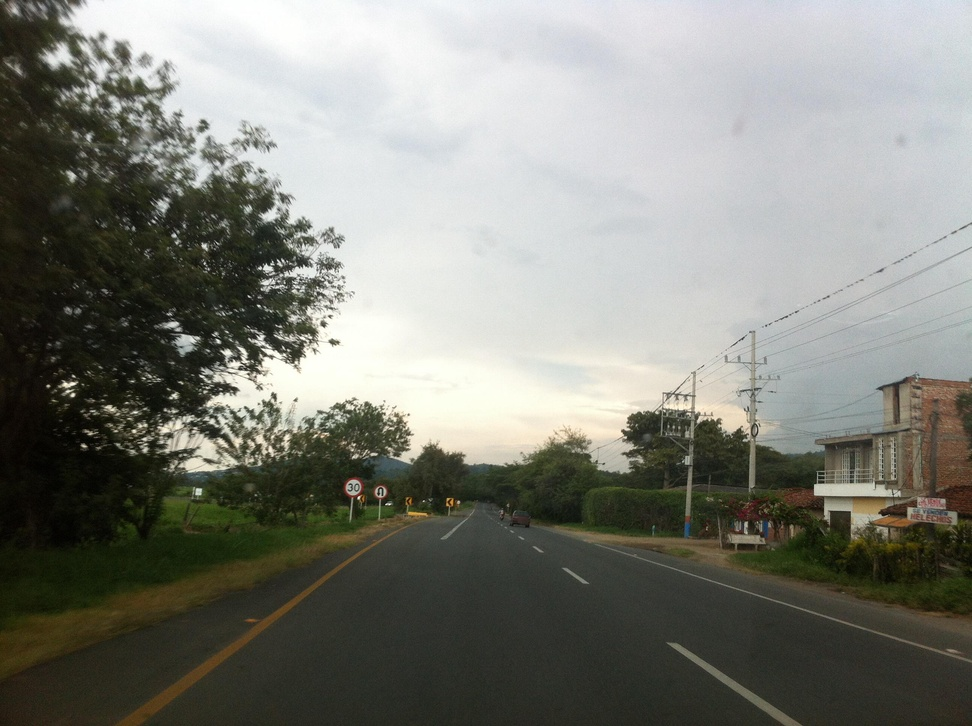
#> input picture road_signs/retrieval_images/mapillary/complementary--chevron-left--g1-13__6YwEZ-o0N1KMcljNCdDcTQ.jpg, 972 x 726 px, shrunk from 2592 x 1936 before the run
$ python -i detection.py   (imports and definitions only)
#> lines starting #> are read from the running program, lines starting #| are printed output that depends on the picture; after the words box and inside, x2 and y2 are one past the last pixel; in counts of white or black regions, pixels touching at a corner belong together
from typing import List

import cv2
import numpy as np

MIN_THRESHOLD = 150
SQUARE_THRESHOLD = 10
Y_MARGIN_PERC = 20


# [2 lines that did not run here, left out]


# [2 lines that did not run here, left out]


# [5 lines that did not run here, left out]


def get_squares(file_path) -> List[np.ndarray]:
    image = cv2.imread(file_path)
#> image is the input picture: shape (726, 972, 3); mean B, G, R 121, 128.7, 127.7
    squares = []

    # Convert to grayscale
    gray = cv2.cvtColor(image, cv2.COLOR_BGR2GRAY)
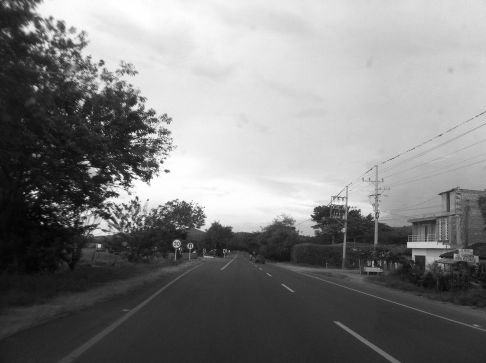
#> gray: shape (726, 972) (shown at 1/2 size); min 0, max 255, mean 127.5

    # Threshold with 150 as minumim value -> one of the most critical point
    _, thresh = cv2.threshold(gray, MIN_THRESHOLD, 255, cv2.THRESH_BINARY)
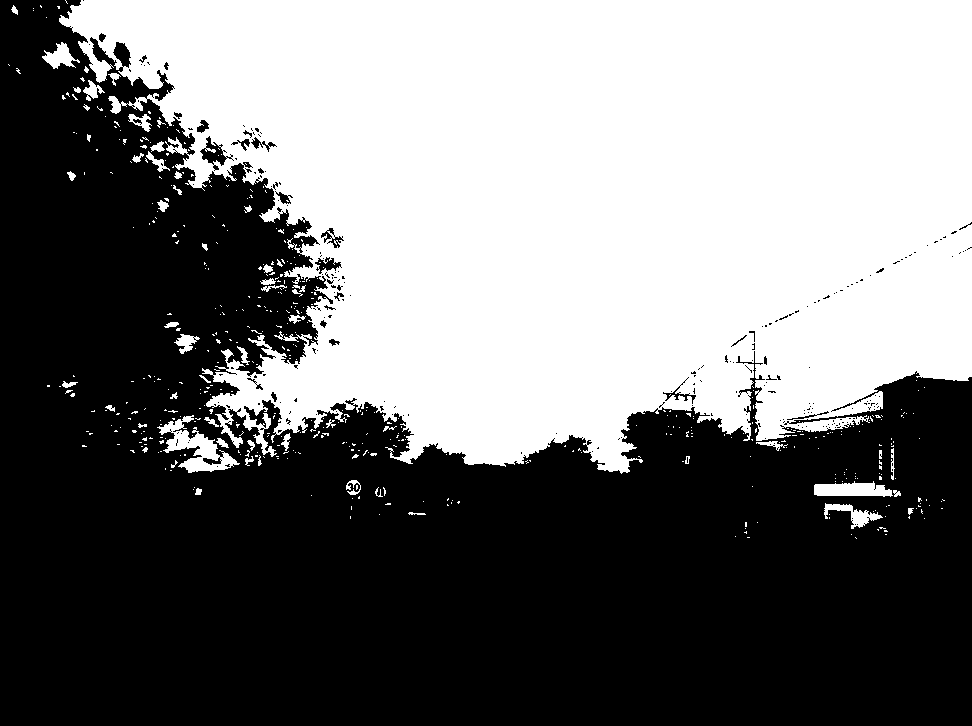
#> thresh: shape (726, 972); 46.3% white; 505 white regions (447 under 20 px), largest, box (x1, y1, x2, y2) and area: (59, 0, 972, 474) 318229, (157, 415, 240, 473) 1723, (814, 481, 893, 497) 914

    # Opening is just another name of erosion followed by dilation.
    kernel = cv2.getStructuringElement(cv2.MORPH_RECT, (8, 8))
    close = cv2.morphologyEx(thresh, cv2.MORPH_OPEN, kernel)
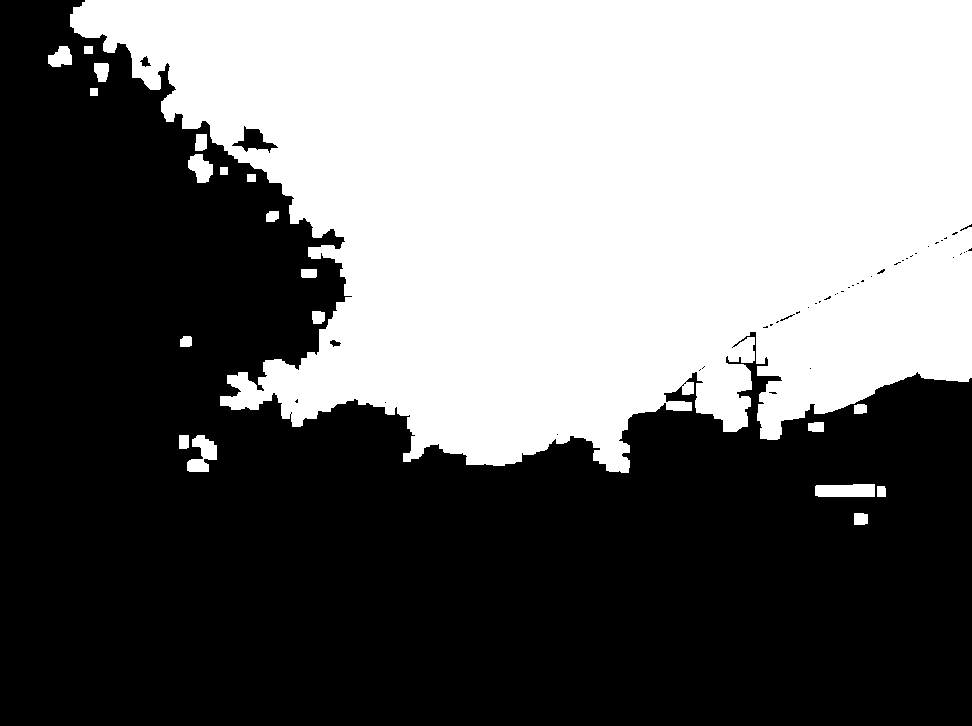
#> close: shape (726, 972); 44.1% white; 20 white regions, largest, box (x1, y1, x2, y2) and area: (70, 0, 972, 473) 307029, (815, 484, 875, 497) 738, (187, 435, 217, 472) 662

    # Median blur filter
    blur = cv2.medianBlur(close, 5)
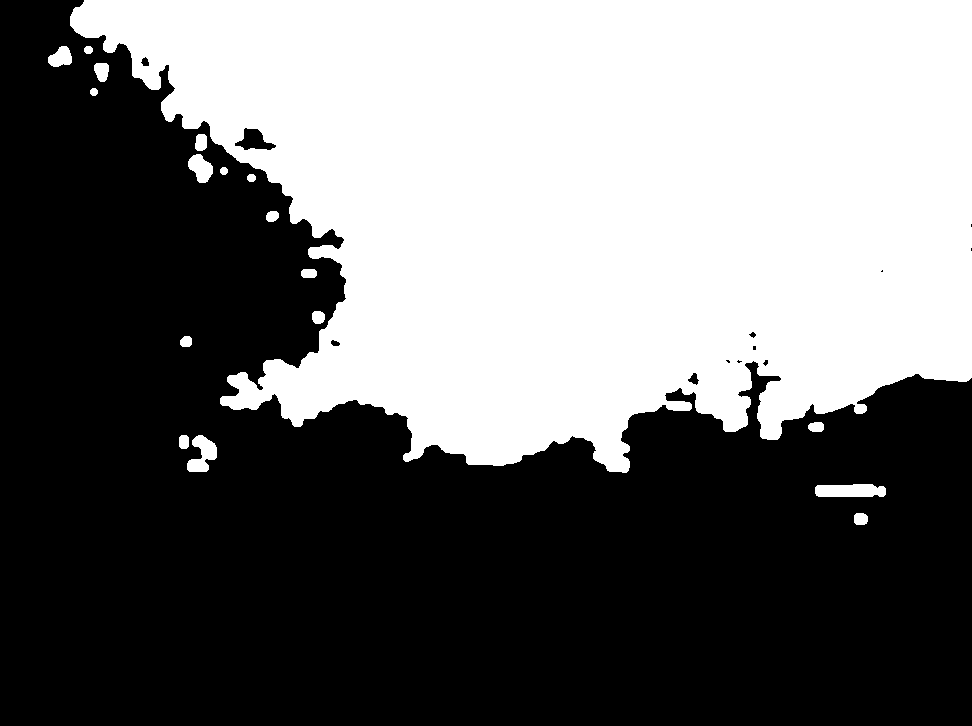
#> blur: shape (726, 972); 44.1% white; 18 white regions

    # Second parameter is the hierarchy, which is deleted
    contours, _ = cv2.findContours(blur, cv2.RETR_LIST, cv2.CHAIN_APPROX_SIMPLE)
#> contours = 28 contours, 4 with area under 20; largest, box (x1, y1, x2, y2) and area: (70, 0, 972, 473) 306534, (815, 484, 886, 497) 754, (187, 435, 217, 472) 594, (234, 127, 277, 151) 538, (188, 154, 213, 183) 435

    for i, contour in enumerate(contours):
        # findcontour detects whole image as shape
        if i == 0:
            continue

        # cv2.approxPloyDP() function to approximate the shape
        # https://docs.opencv.org/4.x/d3/dc0/group__imgproc__shape.html#ga0012a5fdaea70b8a9970165d98722b4c
        approx = cv2.approxPolyDP(contour, 0.1 * cv2.arcLength(contour, True), True)

        if len(approx) == 4:
            rect = cv2.minAreaRect(contour)
            box = cv2.boxPoints(rect)
            box = np.int0(box)
            first, second, third, _ = box

            if is_square(first, third) and side_length(first, second) > 5 and is_located_middle_upper_y(image, first):
                squares.append(image[first[1]:second[1], first[0]:third[0]])
#> this loop made 4 passes
#> (approx, rect, box) on pass 4: ([[181, 435], [179, 446], [186, 448], [188, 437]], ((183.5, 441.5), (13, 9), -90), [[188, 448], [179, 448], [179, 435], [188, 435]])
#> after the loop, squares = []

    return squares

#> (the run stopped early here; a loop or call above may not have finished)

$ run again, on road_signs/retrieval_images/mapillary/complementary--chevron-left--g1-16__7F-jmD0uWiTztskDaAZOdA.jpg
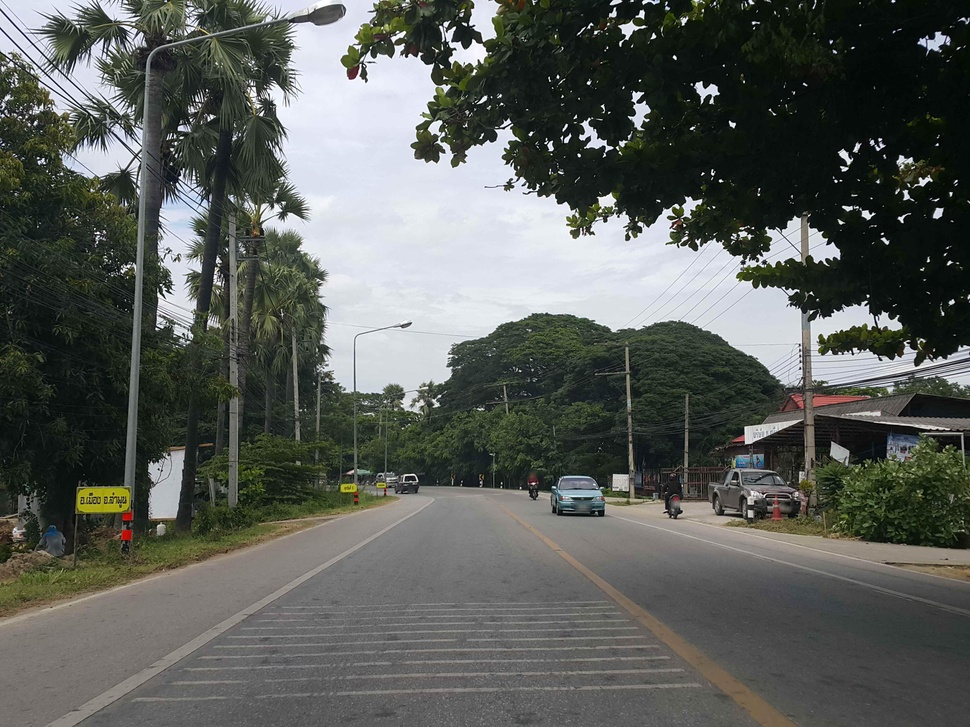
#> input picture road_signs/retrieval_images/mapillary/complementary--chevron-left--g1-16__7F-jmD0uWiTztskDaAZOdA.jpg, 970 x 727 px, shrunk from 3984 x 2988 before the run
#> in get_squares, image is the input picture: shape (727, 970, 3); mean B, G, R 89.6, 94.1, 90.8
#> in get_squares, `_, thresh = cv2.threshold(gray, MIN_THRESHOLD, 255, cv2.THRESH_BINARY)`:
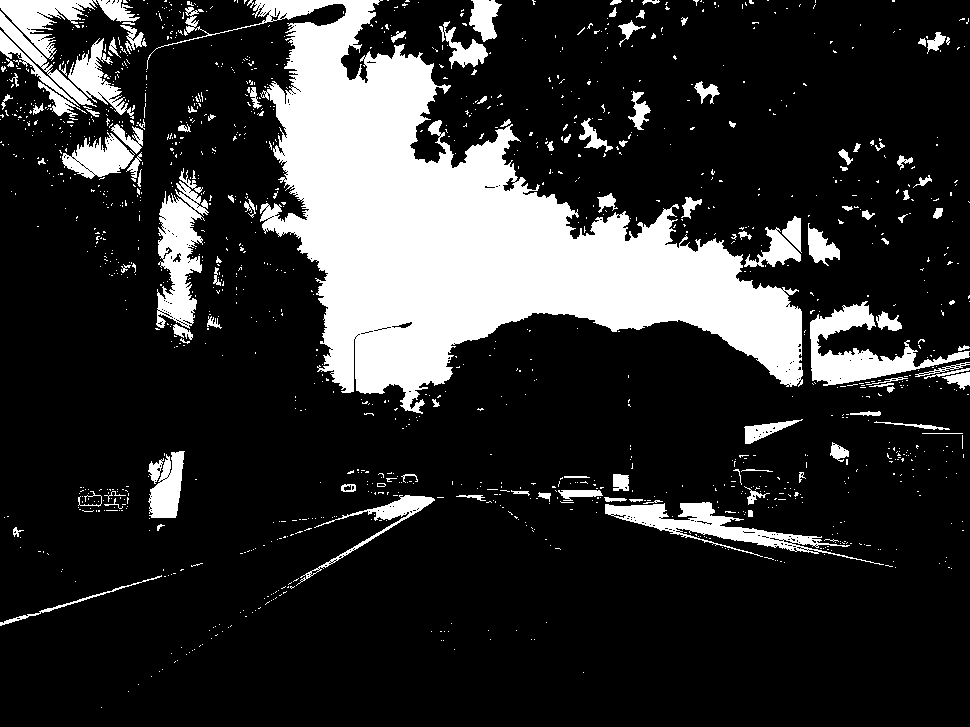
#> thresh: shape (727, 970); 18.9% white; 1323 white regions (1205 under 20 px), largest, box (x1, y1, x2, y2) and area: (146, 0, 803, 414) 91771, (156, 168, 209, 329) 4348, (810, 301, 970, 386) 4344
#> close: shape (727, 970); 15.3% white; 41 white regions, largest, box (x1, y1, x2, y2) and area: (262, 0, 803, 394) 87422, (812, 354, 914, 385) 2215, (606, 505, 767, 546) 2038
#> in get_squares, `blur = cv2.medianBlur(close, 5)`:
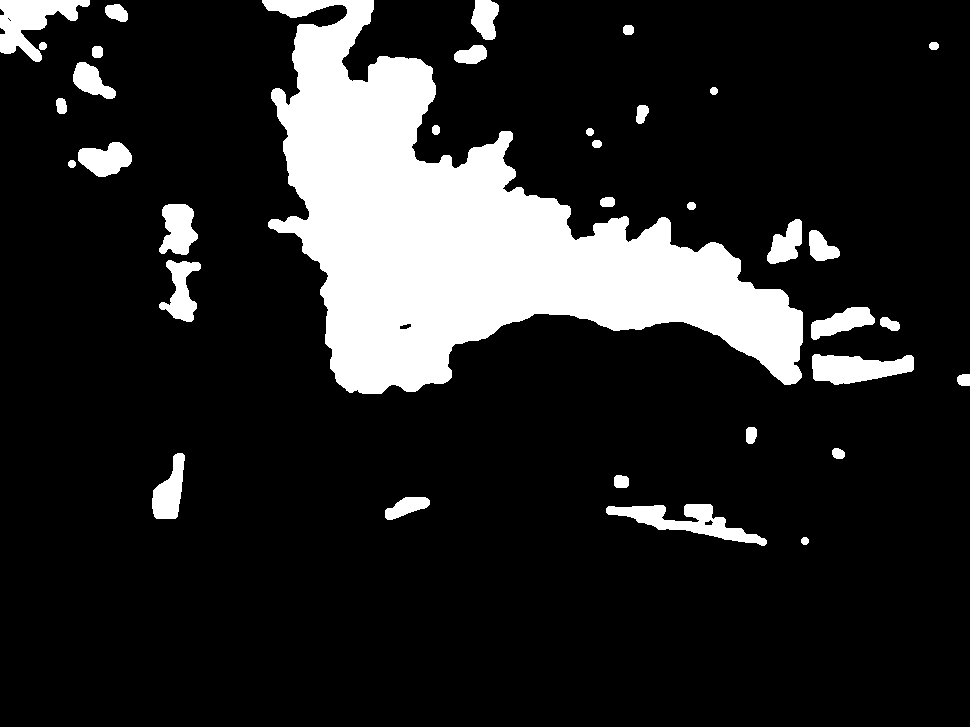
#> blur: shape (727, 970); 15.3% white; 35 white regions
#> contours = 40 contours, 3 with area under 20; largest, box (x1, y1, x2, y2) and area: (262, 0, 803, 394) 86501, (0, 0, 90, 62) 2504, (606, 504, 767, 546) 2310, (812, 354, 914, 385) 2090, (159, 204, 198, 255) 1330
#> the loop in get_squares, `for i, contour in enumerate(contours):` made 2 passes
#> (approx, rect, box) on pass 2: ([[713, 522], [711, 525], [704, 524], [710, 519]], ((708.5, 522), (6, 9), -90), [[713, 525], [704, 525], [704, 519], [713, 519]])
#> after the loop in get_squares, `for i, contour in enumerate(contours):`: squares = []

$ run again, on road_signs/retrieval_images/mapillary/complementary--chevron-right--g1-10__7qzgsbN-1WL9Z7TrXQVPGw.jpg
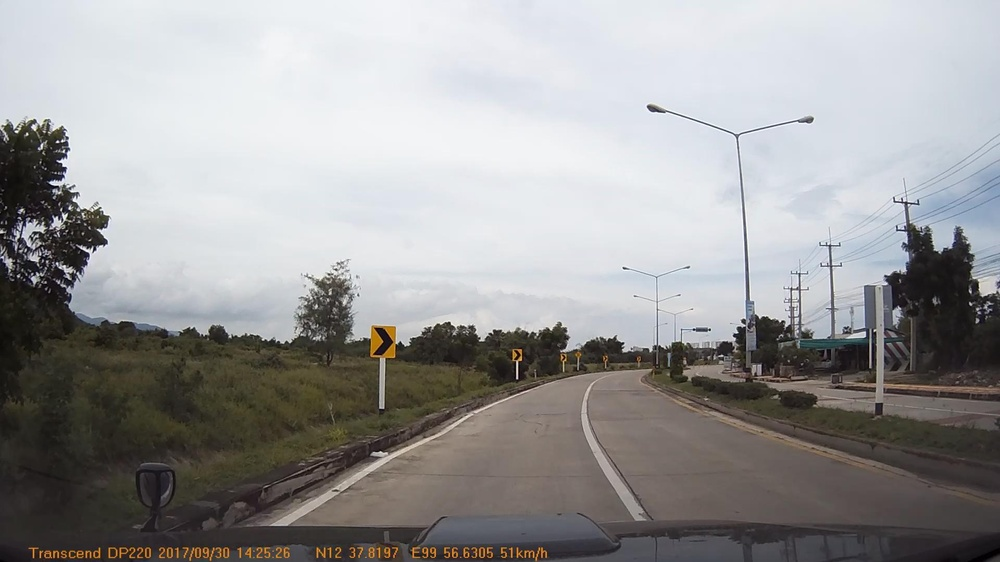
#> input picture road_signs/retrieval_images/mapillary/complementary--chevron-right--g1-10__7qzgsbN-1WL9Z7TrXQVPGw.jpg, 1000 x 562 px, shrunk from 1920 x 1080 before the run
#> in get_squares, image is the input picture: shape (562, 1000, 3); mean B, G, R 153, 152.9, 153.6
#> in get_squares, `_, thresh = cv2.threshold(gray, MIN_THRESHOLD, 255, cv2.THRESH_BINARY)`:
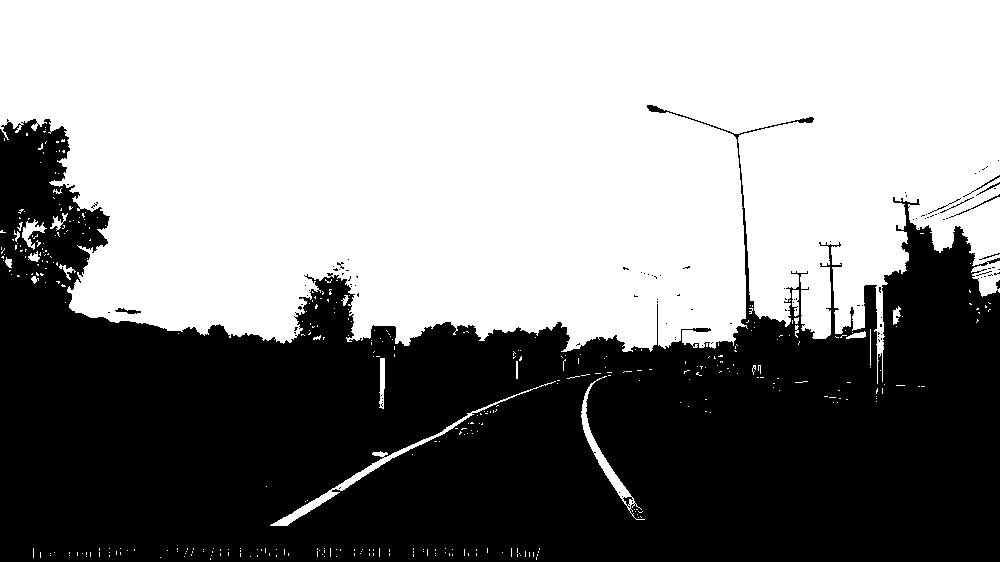
#> thresh: shape (562, 1000); 54.6% white; 106 black regions (96 under 20 px), largest, box (x1, y1, x2, y2) and area: (0, 105, 1000, 562) 254365, (115, 308, 141, 314) 78, (949, 194, 1000, 218) 77
#> close: shape (562, 1000); 53.1% white; 18 black regions (17 under 20 px), largest, box (x1, y1, x2, y2) and area: (0, 106, 1000, 562) 263356
#> in get_squares, `blur = cv2.medianBlur(close, 5)`:
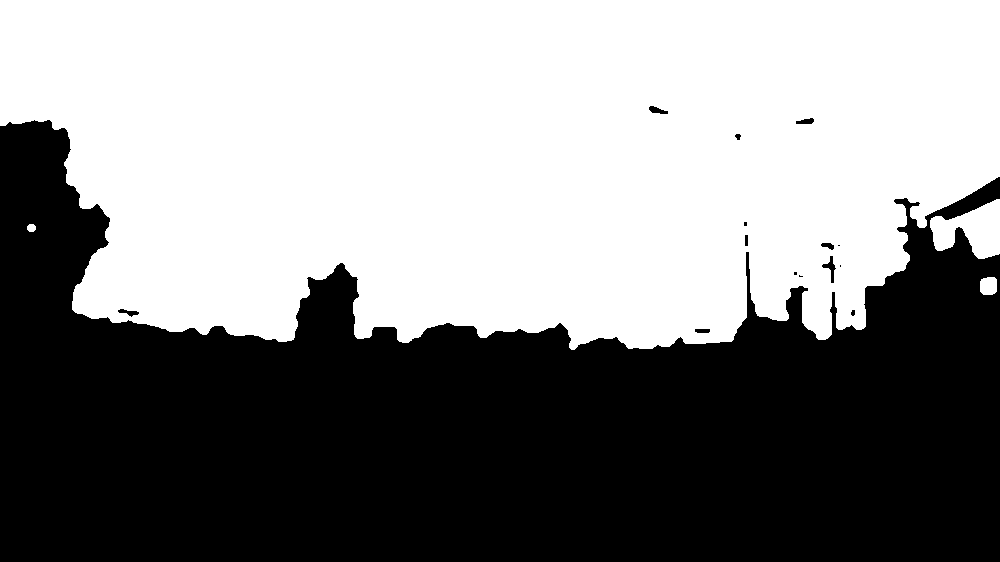
#> blur: shape (562, 1000); 53.2% white; 15 black regions (5 under 20 px)
#> contours = 18 contours, 5 with area under 20; largest, box (x1, y1, x2, y2) and area: (0, 0, 1000, 350) 295341, (930, 199, 1000, 259) 2388, (980, 277, 997, 295) 250, (821, 255, 837, 284) 160, (648, 105, 669, 115) 110
#> the loop in get_squares, `for i, contour in enumerate(contours):` made 2 passes
#> (approx, rect, box) on pass 2: ([[852, 309], [855, 310], [853, 316], [850, 314]], ((852.5, 312.5), (7, 5), -90), [[855, 316], [850, 316], [850, 309], [855, 309]])
#> after the loop in get_squares, `for i, contour in enumerate(contours):`: squares = []
